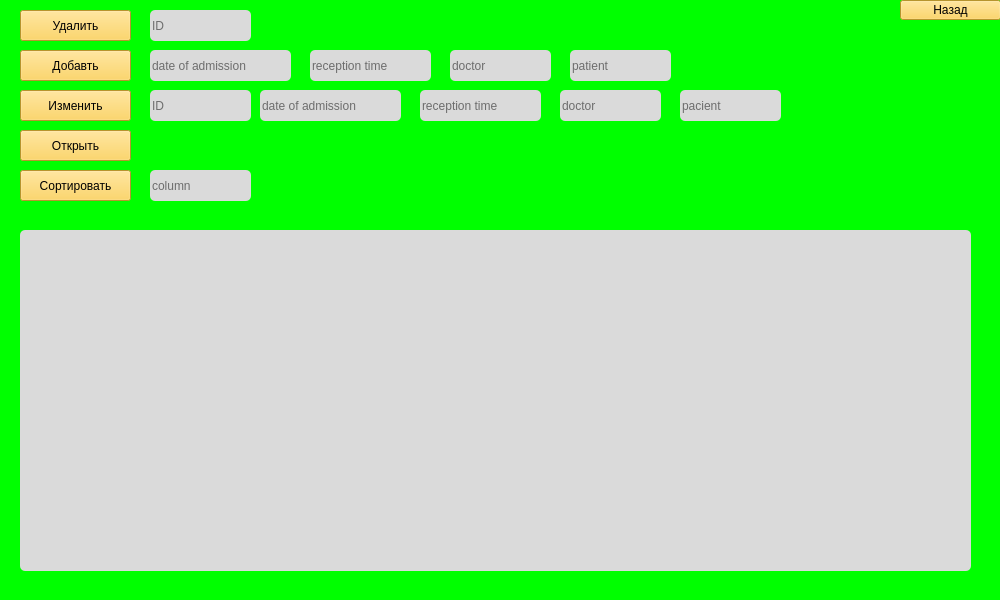
<?xml version="1.0" encoding="UTF-8"?>
<ui version="4.0">
 <class>MainWindow</class>
 <widget class="QMainWindow" name="MainWindow">
  <property name="geometry">
   <rect>
    <x>0</x>
    <y>0</y>
    <width>1000</width>
    <height>600</height>
   </rect>
  </property>
  <property name="minimumSize">
   <size>
    <width>1000</width>
    <height>600</height>
   </size>
  </property>
  <property name="maximumSize">
   <size>
    <width>1000</width>
    <height>600</height>
   </size>
  </property>
  <property name="sizeIncrement">
   <size>
    <width>1000</width>
    <height>800</height>
   </size>
  </property>
  <property name="baseSize">
   <size>
    <width>1000</width>
    <height>600</height>
   </size>
  </property>
  <property name="windowTitle">
   <string>drivers</string>
  </property>
  <property name="styleSheet">
   <string notr="true">background-color: rgb(0, 255, 0);
font: 75 12pt &quot;Fixedsys&quot;;
</string>
  </property>
  <widget class="QWidget" name="centralwidget">
   <widget class="QTableWidget" name="tableWidget">
    <property name="geometry">
     <rect>
      <x>20</x>
      <y>230</y>
      <width>951</width>
      <height>341</height>
     </rect>
    </property>
    <property name="styleSheet">
     <string notr="true">background-color: rgb(218, 218, 218);
border-radius: 5px;</string>
    </property>
    <property name="dragEnabled">
     <bool>true</bool>
    </property>
   </widget>
   <widget class="QPushButton" name="Dell">
    <property name="geometry">
     <rect>
      <x>20</x>
      <y>10</y>
      <width>111</width>
      <height>31</height>
     </rect>
    </property>
    <property name="styleSheet">
     <string notr="true">background-color: rgb(255, 207, 64);
</string>
    </property>
    <property name="text">
     <string>Удалить</string>
    </property>
   </widget>
   <widget class="QPushButton" name="Add">
    <property name="geometry">
     <rect>
      <x>20</x>
      <y>50</y>
      <width>111</width>
      <height>31</height>
     </rect>
    </property>
    <property name="styleSheet">
     <string notr="true">background-color: rgb(255, 207, 64);
</string>
    </property>
    <property name="text">
     <string>Добавть</string>
    </property>
   </widget>
   <widget class="QPushButton" name="Change">
    <property name="geometry">
     <rect>
      <x>20</x>
      <y>90</y>
      <width>111</width>
      <height>31</height>
     </rect>
    </property>
    <property name="styleSheet">
     <string notr="true">background-color: rgb(255, 207, 64);
</string>
    </property>
    <property name="text">
     <string>Изменить</string>
    </property>
   </widget>
   <widget class="QPushButton" name="Open">
    <property name="geometry">
     <rect>
      <x>20</x>
      <y>130</y>
      <width>111</width>
      <height>31</height>
     </rect>
    </property>
    <property name="styleSheet">
     <string notr="true">background-color: rgb(255, 207, 64);
</string>
    </property>
    <property name="text">
     <string>Открыть</string>
    </property>
   </widget>
   <widget class="QPushButton" name="Sort">
    <property name="geometry">
     <rect>
      <x>20</x>
      <y>170</y>
      <width>111</width>
      <height>31</height>
     </rect>
    </property>
    <property name="styleSheet">
     <string notr="true">background-color: rgb(255, 207, 64);
</string>
    </property>
    <property name="text">
     <string>Сортировать</string>
    </property>
   </widget>
   <widget class="QPushButton" name="Back">
    <property name="geometry">
     <rect>
      <x>900</x>
      <y>0</y>
      <width>101</width>
      <height>20</height>
     </rect>
    </property>
    <property name="styleSheet">
     <string notr="true">background-color: rgb(255, 207, 64);
</string>
    </property>
    <property name="text">
     <string>Назад</string>
    </property>
   </widget>
   <widget class="QLineEdit" name="DellLine">
    <property name="geometry">
     <rect>
      <x>150</x>
      <y>10</y>
      <width>101</width>
      <height>31</height>
     </rect>
    </property>
    <property name="styleSheet">
     <string notr="true">background-color: rgb(218, 218, 218);
border-radius: 5px;</string>
    </property>
    <property name="placeholderText">
     <string>ID</string>
    </property>
   </widget>
   <widget class="QLineEdit" name="AddLine">
    <property name="geometry">
     <rect>
      <x>150</x>
      <y>50</y>
      <width>141</width>
      <height>31</height>
     </rect>
    </property>
    <property name="styleSheet">
     <string notr="true">background-color: rgb(218, 218, 218);
border-radius: 5px;</string>
    </property>
    <property name="placeholderText">
     <string>date of admission</string>
    </property>
   </widget>
   <widget class="QLineEdit" name="AddLine_1">
    <property name="geometry">
     <rect>
      <x>310</x>
      <y>50</y>
      <width>121</width>
      <height>31</height>
     </rect>
    </property>
    <property name="styleSheet">
     <string notr="true">background-color: rgb(218, 218, 218);
border-radius: 5px;</string>
    </property>
    <property name="placeholderText">
     <string>reception time</string>
    </property>
   </widget>
   <widget class="QLineEdit" name="AddLine_2">
    <property name="geometry">
     <rect>
      <x>450</x>
      <y>50</y>
      <width>101</width>
      <height>31</height>
     </rect>
    </property>
    <property name="styleSheet">
     <string notr="true">background-color: rgb(218, 218, 218);
border-radius: 5px;</string>
    </property>
    <property name="placeholderText">
     <string>doctor</string>
    </property>
   </widget>
   <widget class="QLineEdit" name="AddLine_3">
    <property name="geometry">
     <rect>
      <x>570</x>
      <y>50</y>
      <width>101</width>
      <height>31</height>
     </rect>
    </property>
    <property name="styleSheet">
     <string notr="true">background-color: rgb(218, 218, 218);
border-radius: 5px;</string>
    </property>
    <property name="placeholderText">
     <string>patient</string>
    </property>
   </widget>
   <widget class="QLineEdit" name="ChangeLine_4">
    <property name="geometry">
     <rect>
      <x>680</x>
      <y>90</y>
      <width>101</width>
      <height>31</height>
     </rect>
    </property>
    <property name="styleSheet">
     <string notr="true">background-color: rgb(218, 218, 218);
border-radius: 5px;</string>
    </property>
    <property name="placeholderText">
     <string>pacient</string>
    </property>
   </widget>
   <widget class="QLineEdit" name="ChangeLine_1">
    <property name="geometry">
     <rect>
      <x>260</x>
      <y>90</y>
      <width>141</width>
      <height>31</height>
     </rect>
    </property>
    <property name="styleSheet">
     <string notr="true">background-color: rgb(218, 218, 218);
border-radius: 5px;</string>
    </property>
    <property name="placeholderText">
     <string>date of admission</string>
    </property>
   </widget>
   <widget class="QLineEdit" name="ChangeLine_2">
    <property name="geometry">
     <rect>
      <x>420</x>
      <y>90</y>
      <width>121</width>
      <height>31</height>
     </rect>
    </property>
    <property name="styleSheet">
     <string notr="true">background-color: rgb(218, 218, 218);
border-radius: 5px;</string>
    </property>
    <property name="placeholderText">
     <string>reception time</string>
    </property>
   </widget>
   <widget class="QLineEdit" name="ChangeLine_3">
    <property name="geometry">
     <rect>
      <x>560</x>
      <y>90</y>
      <width>101</width>
      <height>31</height>
     </rect>
    </property>
    <property name="styleSheet">
     <string notr="true">background-color: rgb(218, 218, 218);
border-radius: 5px;</string>
    </property>
    <property name="placeholderText">
     <string>doctor</string>
    </property>
   </widget>
   <widget class="QLineEdit" name="ChangeLine">
    <property name="geometry">
     <rect>
      <x>150</x>
      <y>90</y>
      <width>101</width>
      <height>31</height>
     </rect>
    </property>
    <property name="styleSheet">
     <string notr="true">background-color: rgb(218, 218, 218);
border-radius: 5px;</string>
    </property>
    <property name="placeholderText">
     <string>ID</string>
    </property>
   </widget>
   <widget class="QLineEdit" name="lineEdit_13">
    <property name="geometry">
     <rect>
      <x>150</x>
      <y>170</y>
      <width>101</width>
      <height>31</height>
     </rect>
    </property>
    <property name="styleSheet">
     <string notr="true">background-color: rgb(218, 218, 218);
border-radius: 5px;</string>
    </property>
    <property name="placeholderText">
     <string>column</string>
    </property>
   </widget>
  </widget>
 </widget>
 <resources/>
 <connections/>
</ui>
